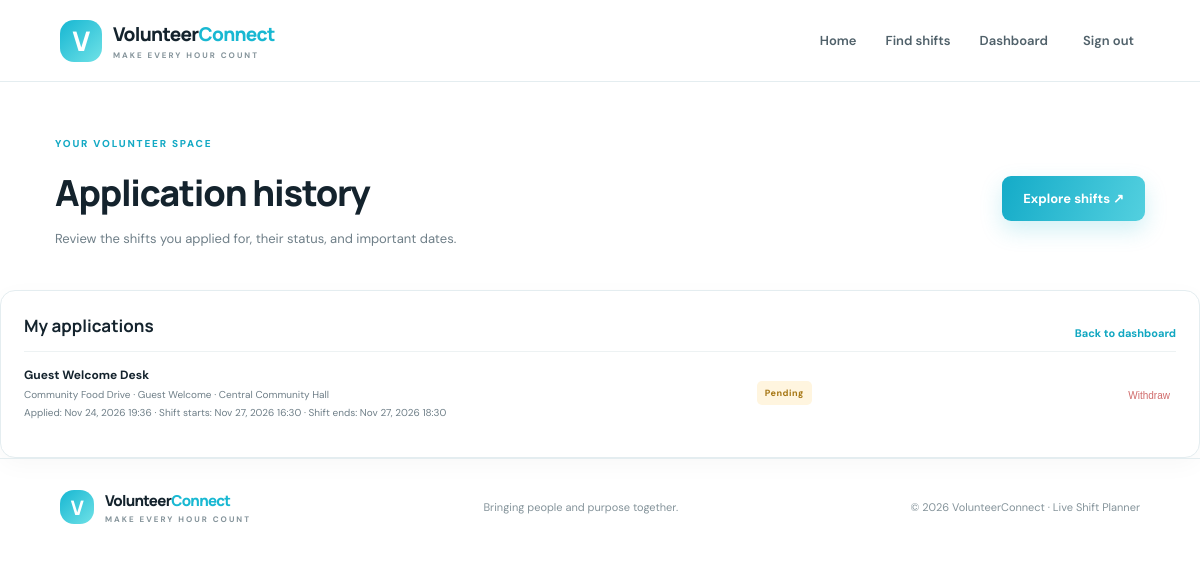
Page /applications/history/ (signed in) on the committed database.
### planner/models.py (models this page shows, shortened)
class Signup(models.Model):
    STATES = [("PENDING","Pending"),("APPROVED","Approved"),("COMPLETED","Completed"),("REJECTED","Rejected"),("WITHDRAWN","Withdrawn")]
    shift = models.ForeignKey(Shift, on_delete=models.CASCADE, related_name="signups")
    volunteer = models.ForeignKey(User, on_delete=models.CASCADE, related_name="shift_signups")
    status = models.CharField(max_length=12, choices=STATES, default="PENDING")
    completed_at = models.DateTimeField(null=True, blank=True)
    applied_at = models.DateTimeField(auto_now_add=True)
    updated_at = models.DateTimeField(auto_now=True)
    class Meta:
        constraints = [models.UniqueConstraint(fields=["shift","volunteer"], name="unique_volunteer_shift")]
        ordering = ["-applied_at"]

class Shift(models.Model):
    STATUS = [("DRAFT","Draft"),("OPEN","Open"),("CLOSED","Closed")]
    event = models.ForeignKey(Event, on_delete=models.CASCADE, related_name="shifts")
    zone = models.ForeignKey(Zone, on_delete=models.PROTECT, related_name="shifts")
    title = models.CharField(max_length=140)
    description = models.TextField(blank=True)
    starts_at = models.DateTimeField()
    ends_at = models.DateTimeField()
    capacity = models.PositiveIntegerField(default=1, validators=[MinValueValidator(1)])
    status = models.CharField(max_length=10, choices=STATUS, default="OPEN")
    created_at = models.DateTimeField(auto_now_add=True)
    class Meta: ordering = ["starts_at"]

class Event(models.Model):
    title = models.CharField(max_length=160)
    description = models.TextField()
    venue = models.CharField(max_length=180)
    starts_at = models.DateTimeField()
    ends_at = models.DateTimeField()
    published = models.BooleanField(default=True)
    created_by = models.ForeignKey(User, on_delete=models.PROTECT)
    created_at = models.DateTimeField(auto_now_add=True)
    class Meta: ordering = ["starts_at"]

class Zone(models.Model):
    name = models.CharField(max_length=100, unique=True)
    location = models.CharField(max_length=180, blank=True)
    lead = models.ForeignKey(User, null=True, blank=True, on_delete=models.SET_NULL, related_name="led_zones")

### planner/views.py (the view)
# urls.py: path("applications/history/",views.application_history,name="application_history"),
@login_required
def application_history(request):
    signups = Signup.objects.filter(volunteer=request.user).exclude(status="WITHDRAWN").select_related(
        "shift", "shift__event", "shift__zone"
    )
    return render(request, "planner/application_history.html", {"signups":signups})

### templates/planner/application_history.html (shortened to what this page needs)
{% extends 'planner/base.html' %}
{% block content %}
<section class="dash-head">
  <div>
    <div class="eyebrow">YOUR VOLUNTEER SPACE</div>
    <h1>Application history</h1>
    <p>Review the shifts you applied for, their status, and important dates.</p>
  </div>
  <a class="btn" href="{% url 'shift_list' %}">Explore shifts ↗</a>
</section>
<section class="panel">
  <div class="panel-heading"><h2>My applications</h2><a href="{% url 'dashboard' %}">Back to dashboard</a></div>
  {% for item in signups %}
    <div class="list-row">
      <div>
        <b>{{ item.shift.title }}</b>
        <small>{{ item.shift.event.title }} · {{ item.shift.zone.name }} · {{ item.shift.event.venue }}</small>
        <small>Applied: {{ item.applied_at|date:"M d, Y H:i" }} · Shift starts: {{ item.shift.starts_at|date:"M d, Y H:i" }} · Shift ends: {{ item.shift.ends_at|date:"M d, Y H:i" }}</small>
      </div>
      <span class="status status-{{ item.status|lower }}">{{ item.get_status_display }}</span>
      {% if item.status == 'PENDING' or item.status == 'APPROVED' %}
        <form method="post" action="{% url 'withdraw_signup' item.id %}">{% csrf_token %}<button class="link-button">Withdraw</button></form>
      {% endif %}
    </div>
  {% empty %}
    <div class="empty-state">No active or completed applications to show. <a href="{% url 'shift_list' %}">Explore available shifts.</a></div>
  {% endfor %}
</section>
{% endblock %}

### static/css/style.css (style rules this page uses)
:root { --ink:#14232d;--muted:#6f7f88;--blue:#19b7d2;--cyan:#63d9e8;--navy:#10242f;--paper:#f6fafb;--line:#e4edf0;--white:#fff;--shadow:0 18px 55px rgba(16,36,47,.08) }
* { box-sizing:border-box }
body { margin:0;background:#fff;color:var(--ink);font-family:'DM Sans',sans-serif }
a { color:inherit;text-decoration:none }
.btn { display:inline-flex;align-items:center;justify-content:center;gap:12px;border:0;border-radius:9px;padding:14px 21px;background:linear-gradient(110deg,#14abc8,#53d0df);color:#fff;font-weight:700;font-size:13px;box-shadow:0 9px 22px #24b8cf35;cursor:pointer }
.eyebrow { font-size:10px;font-weight:800;letter-spacing:1.8px;color:#13a9c4;margin-bottom:18px }
.shift-card,.panel,.metric { background:#fff;border:1px solid var(--line);border-radius:15px;padding:23px;box-shadow:0 7px 25px #10242f08 }
.dash-head { max-width:1130px;margin:55px auto 30px;padding:0 20px;display:flex;align-items:center;justify-content:space-between }
.dash-head h1 { font:800 36px Manrope;letter-spacing:-1.2px;margin:0 0 8px }
.dash-head p { font-size:13px;color:var(--muted) }
.panel h2 { font:700 17px Manrope;margin:0 0 20px }
.panel-heading { display:flex;justify-content:space-between;align-items:center }
.panel-heading h2 { margin:0 0 14px }
.panel-heading a { font-size:11px;color:#11a7c1;font-weight:700 }
.list-row { display:flex;align-items:center;justify-content:space-between;gap:12px;padding:15px 0;border-top:1px solid #edf2f3 }
.list-row b,.list-row small { display:block }
.list-row b { font-size:12px }
.list-row small { font-size:10px;color:var(--muted);margin-top:5px }
.status { font-size:9px;font-weight:800;letter-spacing:.5px;padding:6px 8px;border-radius:5px;background:#edf2f4;color:#5f7078;white-space:nowrap }
.status-pending { background:#fff5df;color:#a87918 }
.link-button { border:0;background:none;color:#d06b6b;font-size:10px;cursor:pointer }

### rows in the picture
Signup: shift "Guest Welcome Desk", shift.event "Community Food Drive", shift.zone.name "Guest Welcome", shift.event.venue "Central Community Hall", applied_at "Nov 24, 2026 19:36", shift.starts_at "Nov 27, 2026 16:30", shift.ends_at "Nov 27, 2026 18:30", status "Pending", shows "Withdraw"
